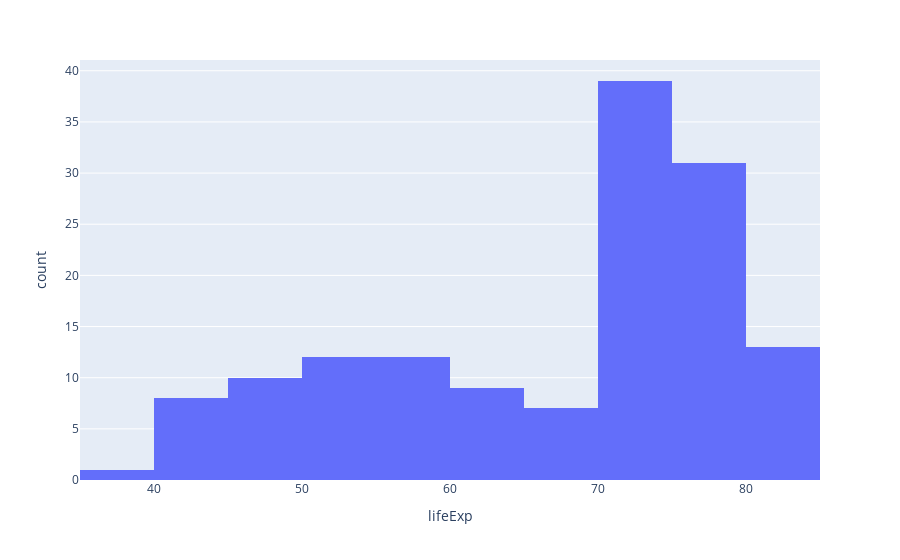

The notebook cell this image was saved under:
### Code cell
temp_df = gap[gap['year'] == 2007]
px.histogram(temp_df , x ='lifeExp')

### Figure 1 — Plotly figure (JSON) as saved in the notebook; plotly's stock layout.template omitted (floating-point values rounded to 4 significant figures; data arrays with more than 128 entries replaced by an {"elided": "..."} marker saying what was removed)
{"data": [{"alignmentgroup": "True", "bingroup": "x", "hovertemplate": "lifeExp=%{x}<br>count=%{y}<extra></extra>", "legendgroup": "", "marker": {"color": "#636efa", "pattern": {"shape": ""}}, "name": "", "offsetgroup": "", "orientation": "v", "showlegend": false, "type": "histogram", "x": {"elided": "142 float values"}, "xaxis": "x", "yaxis": "y"}], "layout": {"barmode": "relative", "legend": {"tracegroupgap": 0}, "margin": {"t": 60}, "xaxis": {"anchor": "y", "domain": [0, 1], "title": {"text": "lifeExp"}}, "yaxis": {"anchor": "x", "domain": [0, 1], "title": {"text": "count"}}}}
